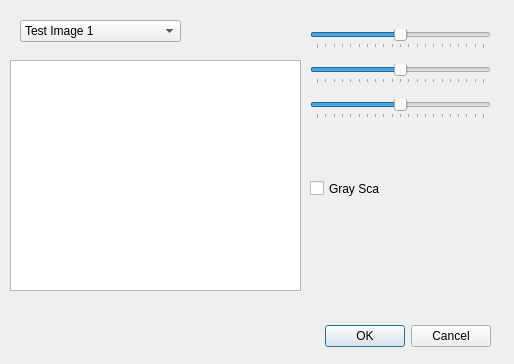
<?xml version="1.0" encoding="UTF-8"?>
<ui version="4.0">
 <class>ColorSpaceConversionDialog</class>
 <widget class="QDialog" name="ColorSpaceConversionDialog">
  <property name="geometry">
   <rect>
    <x>0</x>
    <y>0</y>
    <width>514</width>
    <height>364</height>
   </rect>
  </property>
  <property name="windowTitle">
   <string>ColorSpace Conversion</string>
  </property>
  <widget class="QDialogButtonBox" name="buttonBox">
   <property name="geometry">
    <rect>
     <x>150</x>
     <y>320</y>
     <width>341</width>
     <height>32</height>
    </rect>
   </property>
   <property name="orientation">
    <enum>Qt::Horizontal</enum>
   </property>
   <property name="standardButtons">
    <set>QDialogButtonBox::Cancel|QDialogButtonBox::Ok</set>
   </property>
  </widget>
  <widget class="QComboBox" name="imageSelector">
   <property name="geometry">
    <rect>
     <x>20</x>
     <y>20</y>
     <width>161</width>
     <height>22</height>
    </rect>
   </property>
   <item>
    <property name="text">
     <string>Test Image 1</string>
    </property>
   </item>
   <item>
    <property name="text">
     <string>Test Image 2</string>
    </property>
   </item>
  </widget>
  <widget class="QGraphicsView" name="imageView">
   <property name="geometry">
    <rect>
     <x>10</x>
     <y>60</y>
     <width>291</width>
     <height>231</height>
    </rect>
   </property>
  </widget>
  <widget class="QCheckBox" name="isGrayScale">
   <property name="geometry">
    <rect>
     <x>310</x>
     <y>180</y>
     <width>70</width>
     <height>17</height>
    </rect>
   </property>
   <property name="text">
    <string>Gray Scale</string>
   </property>
  </widget>
  <widget class="QWidget" name="layoutWidget">
   <property name="geometry">
    <rect>
     <x>310</x>
     <y>20</y>
     <width>181</width>
     <height>111</height>
    </rect>
   </property>
   <layout class="QVBoxLayout" name="verticalLayout">
    <item>
     <widget class="QSlider" name="slideR">
      <property name="maximum">
       <number>200</number>
      </property>
      <property name="value">
       <number>100</number>
      </property>
      <property name="orientation">
       <enum>Qt::Horizontal</enum>
      </property>
      <property name="tickPosition">
       <enum>QSlider::TicksBelow</enum>
      </property>
     </widget>
    </item>
    <item>
     <widget class="QSlider" name="slideG">
      <property name="maximum">
       <number>200</number>
      </property>
      <property name="value">
       <number>100</number>
      </property>
      <property name="orientation">
       <enum>Qt::Horizontal</enum>
      </property>
      <property name="tickPosition">
       <enum>QSlider::TicksBelow</enum>
      </property>
     </widget>
    </item>
    <item>
     <widget class="QSlider" name="slideB">
      <property name="minimum">
       <number>0</number>
      </property>
      <property name="maximum">
       <number>200</number>
      </property>
      <property name="value">
       <number>100</number>
      </property>
      <property name="orientation">
       <enum>Qt::Horizontal</enum>
      </property>
      <property name="tickPosition">
       <enum>QSlider::TicksBelow</enum>
      </property>
     </widget>
    </item>
   </layout>
  </widget>
 </widget>
 <resources/>
 <connections>
  <connection>
   <sender>buttonBox</sender>
   <signal>accepted()</signal>
   <receiver>ColorSpaceConversionDialog</receiver>
   <slot>accept()</slot>
   <hints>
    <hint type="sourcelabel">
     <x>248</x>
     <y>254</y>
    </hint>
    <hint type="destinationlabel">
     <x>157</x>
     <y>274</y>
    </hint>
   </hints>
  </connection>
  <connection>
   <sender>buttonBox</sender>
   <signal>rejected()</signal>
   <receiver>ColorSpaceConversionDialog</receiver>
   <slot>reject()</slot>
   <hints>
    <hint type="sourcelabel">
     <x>316</x>
     <y>260</y>
    </hint>
    <hint type="destinationlabel">
     <x>286</x>
     <y>274</y>
    </hint>
   </hints>
  </connection>
 </connections>
</ui>
